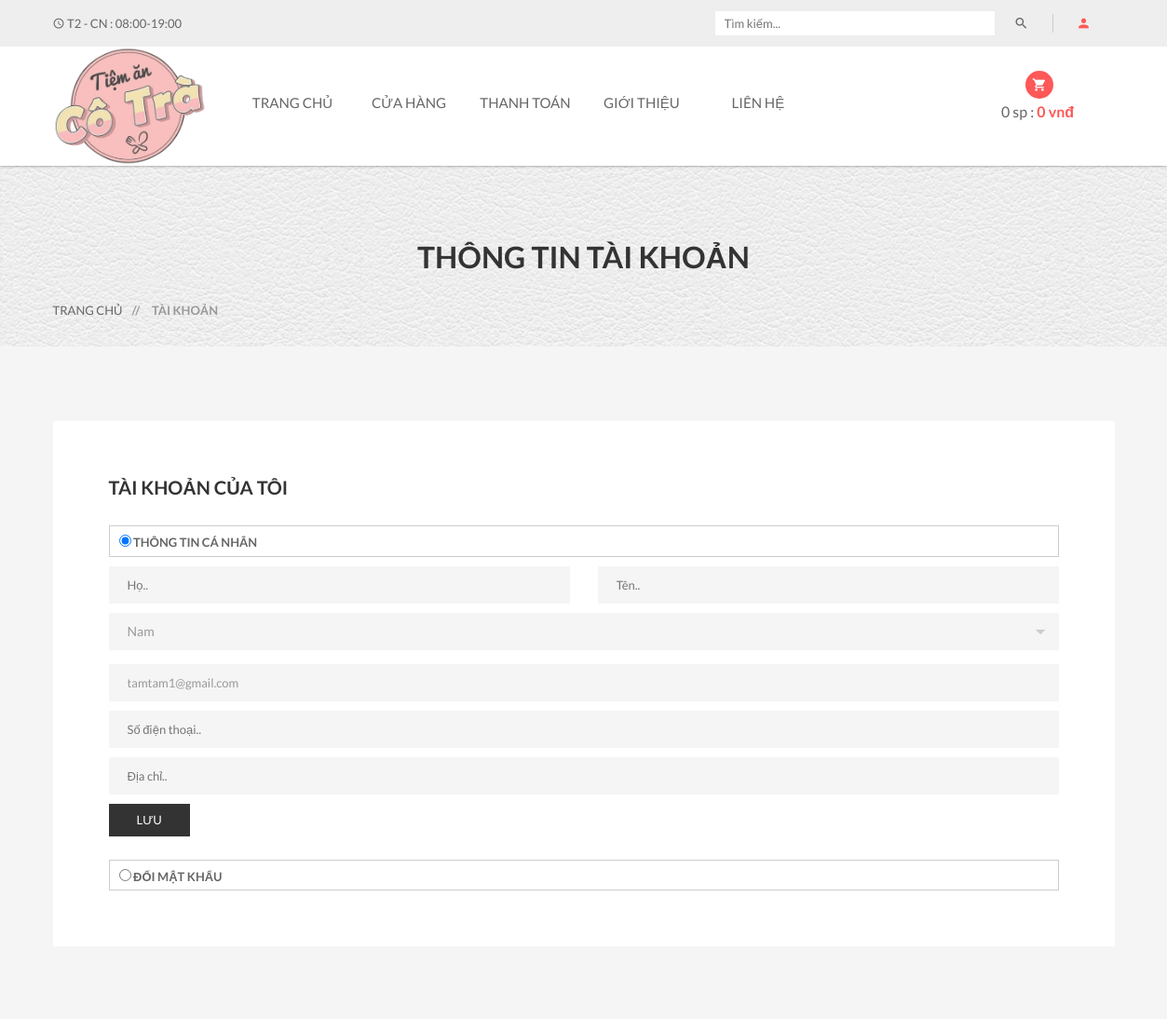
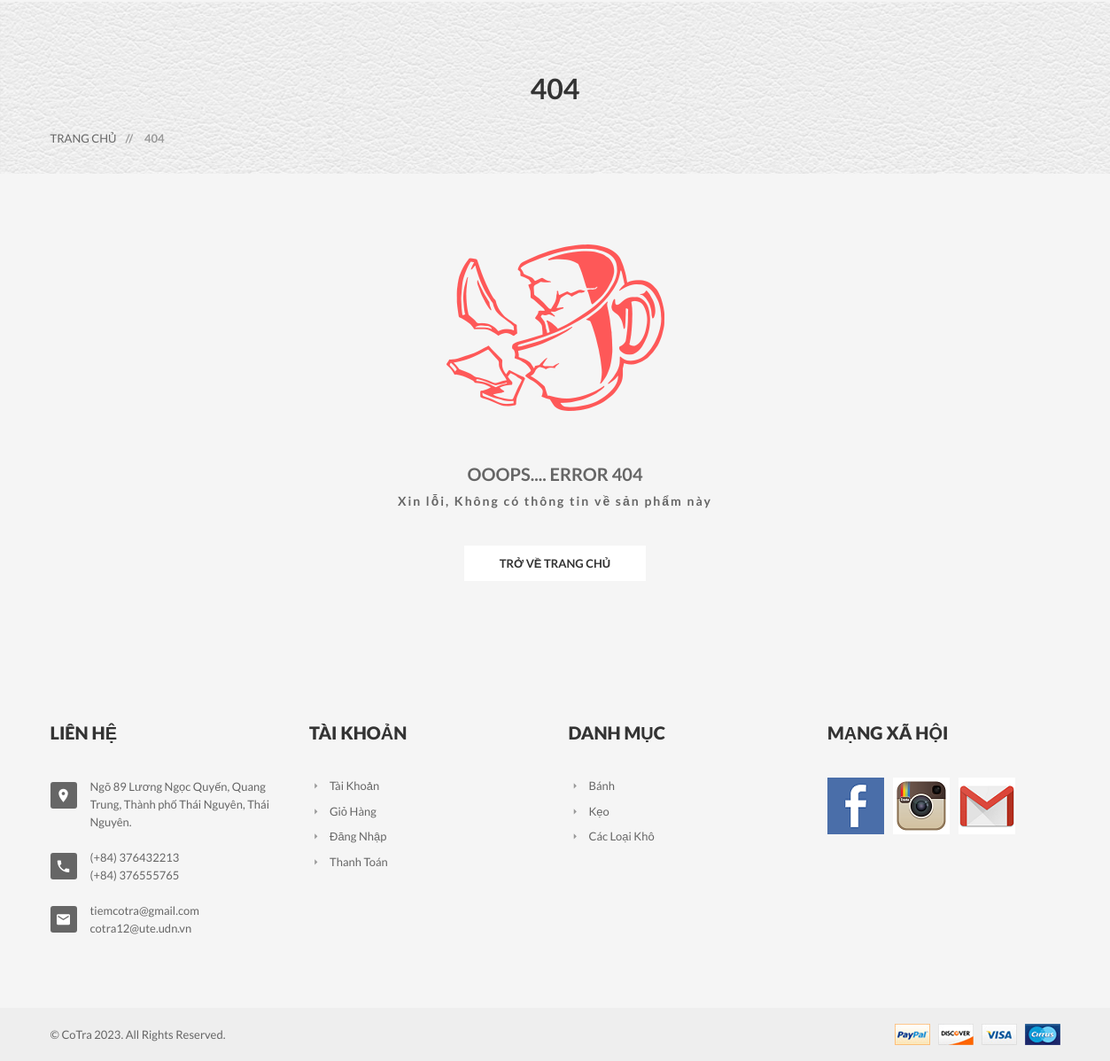
The page /?act=taikhoan&xuli=account (signed in) on the database its author committed (2 pictures, top to bottom).
### tables this page shows
CREATE TABLE `user` (
  `UserID` int(11) NOT NULL,
  `UserFirstname` varchar(20) NOT NULL,
  `UserLastname` varchar(20) NOT NULL,
  `UserGender` varchar(10) NOT NULL,
  `UserPhone` varchar(20) DEFAULT NULL,
  `Email` varchar(50) NOT NULL,
  `UserAddress` varchar(200) NOT NULL,
  `Username` varchar(100) NOT NULL,
  `UserPassword` varchar(100) NOT NULL,
  `DecentralizationID` int(11) NOT NULL,
  `UserStatus` int(11) NOT NULL
);

CREATE TABLE `category` (
  `CategoryID` int(11) NOT NULL,
  `CategoryName` varchar(255) DEFAULT NULL
);

### Controllers/LoginController.php (called while the page is built, shortened)
<?php
require_once "Models/login.php";
class LoginController
{
    var $login_model;
    public function __construct()
    {
        $this->login_model = new Login();
    }
    function account()
    {
        $data_danhmuc = $this->login_model->danhmuc();
        $data = $this->login_model->account();
        include_once 'Views/index.php';
    }
}

### Models/connection.php (called while the page is built, shortened)
<?php
class connection
{
    function __construct()
    {
        $severname ="localhost";
        $username ="root";
        $password ="";
        $db_name ="QL_Tiem_banh";
        $this->conn = new mysqli($severname, $username, $password, $db_name);
    }
}
?>

### Models/login.php (called while the page is built, shortened)
<?php
require_once "model.php";
class Login extends Model
{
    var $conn;
    function __construct()
    {
        $conn_obj = new Connection();
        $this->conn = $conn_obj->conn;
    }
    function account()
    {
        $id = $_SESSION['login']['UserID'];
        return $this->conn->query("SELECT * from user where userId = $id")->fetch_assoc();
    }
}

### Models/model.php (called while the page is built, shortened)
<?php
require_once "connection.php";
class model
{
    function danhmuc()
    {
        $query =  "SELECT * from category ";
        include "result.php";
        return $data;
    }
    function chitietdanhmuc($id)
    {
        $query =  "SELECT d.categoryName as Ten, l.* FROM category as d, typeproduct as l WHERE d.categoryId = l.typeproductId and d.categoryId = $id";
        include "result.php";
        return $data;
    }
}

### Admin/MVC/Models/result.php (called while the page is built)
<?php
$result = $this->conn->query($query);
$data = array();
while ($row = $result->fetch_assoc()) {
    $data[] = $row;
}
?>

### Views/login/my-account.php (the view, shortened to what this page needs)
<div class="pages-title section-padding">
	<div class="container">
		<div class="row">
			<div class="col-xs-12">
				<div class="pages-title-text text-center">
					<h2>Thông tin tài khoản</h2>
					<ul class="text-left">
						<li><a href="index.php?act=home">Trang chủ</a></li>
						<li><span> // </span>Tài khoản</li>
					</ul>
				</div>
			</div>
		</div>
	</div>
</div>
<section class="pages my-account-page section-padding">
	<div class="container">
		<div class="row">
			<div class="col-xs-12 col-sm-12">
				<div class="padding60">
					<div class="log-title">
						<h3><strong>Tài khoản của tôi</strong></h3>
					</div>
					<div class="prament-area main-input" id="doitk">
						<ul class="panel-group" id="accordion">
							<li class="panel">
								<div class="account-title" data-toggle="collapse" data-parent="#accordion" data-target="#collapse1">
									<label>
										<input type="radio" checked value="forever" name="rememberme" />
										Thông tin cá nhân
									</label>
								</div>
								<div id="collapse1" class="panel-collapse collapse in">
									<div class="single-log-info">
										<div class="bulling-title">
											<div class="custom-input">
												<form action="?act=taikhoan&xuli=update" method="post">
													<div class="row">
														<div class="col-md-6">
															<input type="text" name="Ho" placeholder="Họ.." required value="<?= $data['Ho'] ?>" />
														</div>
														<div class="col-md-6">
															<input type="text" name="Ten" placeholder="Tên.." required value="<?= $data['Ten'] ?>" />
														</div>
													</div>
													<div class="custom-select">
														<select class="form-control" name="GioiTinh" title="Giới tính">
															<option <?= ($data['GioiTinh'] == 'Nam') ? 'selected' : '' ?> value="Nam"> Nam</option>
														</select>
													</div>
													<input type="email" name="Email" placeholder="Địa chỉ Email.." required value="<?= $data['Email'] ?>" />
													<input type="text" name="SĐT" placeholder="Số điện thoại.." required pattern="[0-9]+" minlength="10" value="<?= $data['SDT'] ?>" />
													<input type="text" name="DiaChi" placeholder="Địa chỉ.." required value="<?= $data['DiaChi'] ?>" />
													<div class="submit-text">
														<button type="submit_tt">Lưu</button>
													</div>
												</form>
											</div>
										</div>
									</div>
							</li>
							<li class="panel">
								<div class="account-title" data-toggle="collapse" data-parent="#accordion" data-target="#collapse4">
									<label>
										<input type="radio" value="forever" name="rememberme" />
										Đổi mật khẩu
									</label>
								</div>
							</li>
						</ul>
					</div>
				</div>
			</div>
		</div>
	</div>
</section>

### Views/header_footer/footer.php
<footer class="footer-two">
    <div class="footer-top section-padding">
        <div class="footer-dsc">
            <div class="container">
                <div class="row">
                    <div class="col-xs-12 col-sm-6 col-md-3">
                        <div class="single-text">
                            <div class="footer-title">
                                <h4>Liên hệ</h4>
                            </div>
                            <div class="footer-text">
                                <ul>
                                    <li>
                                        <i class="mdi mdi-map-marker"></i>
                                        <p>Ngõ 89 Lương Ngọc Quyến, Quang Trung, Thành phố Thái Nguyên, Thái Nguyên.</p>
                                    </li>
                                    <li>
                                        <i class="mdi mdi-phone"></i>
                                        <p>(+84) 376432213</p>
                                        <p>(+84) 376555765</p>
                                    </li>
                                    <li>
                                        <i class="mdi mdi-email"></i>
                                        <p>tiemcotra@gmail.com</p>
                                        <p>cotra12@ute.udn.vn</p>
                                    </li>
                                </ul>
                            </div>
                        </div>
                    </div>
                    <div class="col-xs-6 col-sm-3 col-md-3 wide-mobile">
                        <div class="single-text">
                            <div class="footer-title">
                                <h4>Tài khoản</h4>
                            </div>
                            <div class="footer-menu">
                                <ul>
                                    <li><a href="?act=taikhoan&xuli=account"><i class="mdi mdi-menu-right"></i>Tài
                                            khoản</a></li>
                                    <li><a href="?act=cart"><i class="mdi mdi-menu-right"></i>Giỏ Hàng</a></li>
                                    <li><a href="?act=taikhoan"><i class="mdi mdi-menu-right"></i>Đăng Nhập</a></li>
                                    <li><a href="?act=checkout"><i class="mdi mdi-menu-right"></i>Thanh Toán</a></li>
                                </ul>
                            </div>
                        </div>
                    </div>
                    <div class="col-xs-6 col-sm-3 col-md-3 wide-mobile">
                        <div class="single-text">
                            <div class="footer-title">
                                <h4>Danh mục</h4>
                            </div>
                            <div class="footer-menu">
                                <ul>
                                    <?php foreach ($data_danhmuc as $row) { ?>
                                    <li><a href="?act=shop&sp=<?php echo $row['CategoryID']?>"><i
                                                class="mdi mdi-menu-right"></i><?php echo $row['CategoryName']?></a>
                                    </li>
                                    <?php  } ?>
                                </ul>
                            </div>
                        </div>
                    </div>
                    <div class="col-xs-12 col-sm-12 col-md-3 r-margin-top wide-mobile">
                        <div class="single-text">
                            <div class="footer-title">
                                <h4>Mạng xã hội</h4>
                            </div>
                            <div class="clearfix instagram">
                                <ul>
                                    <li><a href="#"><img src="public/img/footer/in1.png" alt="Instagram" /></a></li>
                                    <li><a href="#"><img src="public/img/footer/in2.png" alt="Instagram" /></a></li>
                                    <li><a href="#"><img src="public/img/footer/in3.png" alt="Instagram" /></a></li>
                                </ul>
                            </div>
                        </div>
                    </div>
                </div>
            </div>
        </div>
    </div>
    <div class="footer-bottom">
        <div class="container">
            <div class="row">
                <div class="col-xs-12 col-sm-6">
                    <p>&copy; CoTra 2023. All Rights Reserved.</p>
                </div>
                <div class="col-xs-12 col-sm-6 text-right">
                    <a href="https://www.nganluong.vn/vn/home.html" target="_blank"><img
                            src="public/img/footer/payment.png" alt="" /></a>
                </div>
            </div>
        </div>
    </div>
</footer>

### rows shown on the page
user: Email "tamtam1@gmail.com"
category: CategoryName "Bánh"
category: CategoryName "Kẹo"
category: CategoryName "Các Loại Khô"

### other values the page prints
$soluong "0"
$thanhtien "0"
